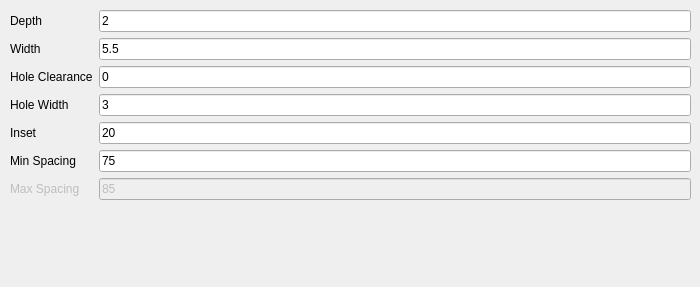
   <widget class="QWidget" name="tab_7">
    <attribute name="title">
     <string>Weld Tabs</string>
    </attribute>
    <widget class="QWidget" name="formLayoutWidget_5">
     <property name="geometry">
      <rect>
       <x>10</x>
       <y>10</y>
       <width>681</width>
       <height>268</height>
      </rect>
     </property>
     <layout class="QFormLayout" name="formLayout_5">
      <item row="0" column="0">
       <widget class="QLabel" name="label_15">
        <property name="text">
         <string>Depth</string>
        </property>
       </widget>
      </item>
      <item row="0" column="1">
       <widget class="QLineEdit" name="WeldLugDepth">
        <property name="text">
         <string>2</string>
        </property>
       </widget>
      </item>
      <item row="1" column="0">
       <widget class="QLabel" name="label_14">
        <property name="text">
         <string>Width</string>
        </property>
       </widget>
      </item>
      <item row="1" column="1">
       <widget class="QLineEdit" name="WeldLugWidth">
        <property name="text">
         <string>5.5</string>
        </property>
       </widget>
      </item>
      <item row="2" column="0">
       <widget class="QLabel" name="label_35">
        <property name="text">
         <string>Hole Clearance</string>
        </property>
       </widget>
      </item>
      <item row="2" column="1">
       <widget class="QLineEdit" name="WeldLugHoleClearance">
        <property name="text">
         <string>0</string>
        </property>
       </widget>
      </item>
      <item row="3" column="0">
       <widget class="QLabel" name="label_34">
        <property name="text">
         <string>Hole Width</string>
        </property>
       </widget>
      </item>
      <item row="3" column="1">
       <widget class="QLineEdit" name="WeldLugHoleWidth">
        <property name="text">
         <string>3</string>
        </property>
       </widget>
      </item>
      <item row="4" column="1">
       <widget class="QLineEdit" name="WeldLugInset">
        <property name="text">
         <string>20</string>
        </property>
       </widget>
      </item>
      <item row="4" column="0">
       <widget class="QLabel" name="label_17">
        <property name="text">
         <string>Inset</string>
        </property>
       </widget>
      </item>
      <item row="7" column="0">
       <widget class="QLabel" name="label_33">
        <property name="enabled">
         <bool>false</bool>
        </property>
        <property name="text">
         <string>Max Spacing</string>
        </property>
       </widget>
      </item>
      <item row="7" column="1">
       <widget class="QLineEdit" name="WeldLugMaxSpacing">
        <property name="enabled">
         <bool>false</bool>
        </property>
        <property name="text">
         <string>85</string>
        </property>
       </widget>
      </item>
      <item row="5" column="1">
       <widget class="QLineEdit" name="WeldLugMinSpacing">
        <property name="text">
         <string>75</string>
        </property>
       </widget>
      </item>
      <item row="5" column="0">
       <widget class="QLabel" name="label_32">
        <property name="text">
         <string>Min Spacing</string>
        </property>
       </widget>
      </item>
     </layout>
    </widget>
   </widget>
